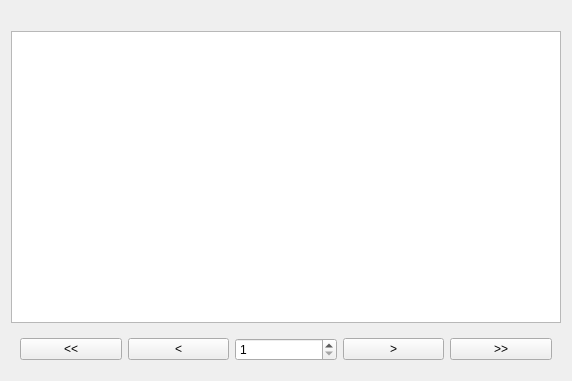
<?xml version="1.0" encoding="UTF-8"?>
<ui version="4.0">
 <class>Form</class>
 <widget class="QWidget" name="Form">
  <property name="geometry">
   <rect>
    <x>0</x>
    <y>0</y>
    <width>572</width>
    <height>381</height>
   </rect>
  </property>
  <property name="windowTitle">
   <string>Form</string>
  </property>
  <layout class="QVBoxLayout" name="verticalLayout">
   <item>
    <widget class="QLabel" name="count">
     <property name="text">
      <string/>
     </property>
    </widget>
   </item>
   <item>
    <widget class="QTableView" name="table">
     <property name="columnCount" stdset="0">
      <number>4</number>
     </property>
     <attribute name="horizontalHeaderCascadingSectionResizes">
      <bool>false</bool>
     </attribute>
     <attribute name="horizontalHeaderMinimumSectionSize">
      <number>150</number>
     </attribute>
     <attribute name="horizontalHeaderDefaultSectionSize">
      <number>150</number>
     </attribute>
     <attribute name="horizontalHeaderShowSortIndicator" stdset="0">
      <bool>true</bool>
     </attribute>
     <attribute name="horizontalHeaderStretchLastSection">
      <bool>false</bool>
     </attribute>
    </widget>
   </item>
   <item>
    <widget class="QWidget" name="widget" native="true">
     <property name="minimumSize">
      <size>
       <width>0</width>
       <height>30</height>
      </size>
     </property>
     <layout class="QHBoxLayout" name="horizontalLayout">
      <item>
       <widget class="QPushButton" name="first">
        <property name="text">
         <string>&lt;&lt;</string>
        </property>
       </widget>
      </item>
      <item>
       <widget class="QPushButton" name="back">
        <property name="text">
         <string>&lt;</string>
        </property>
       </widget>
      </item>
      <item>
       <widget class="QSpinBox" name="page">
        <property name="minimum">
         <number>1</number>
        </property>
        <property name="maximum">
         <number>2000000000</number>
        </property>
       </widget>
      </item>
      <item>
       <widget class="QPushButton" name="next">
        <property name="text">
         <string>&gt;</string>
        </property>
       </widget>
      </item>
      <item>
       <widget class="QPushButton" name="last">
        <property name="text">
         <string>&gt;&gt;</string>
        </property>
       </widget>
      </item>
     </layout>
    </widget>
   </item>
  </layout>
 </widget>
 <resources/>
 <connections/>
</ui>
